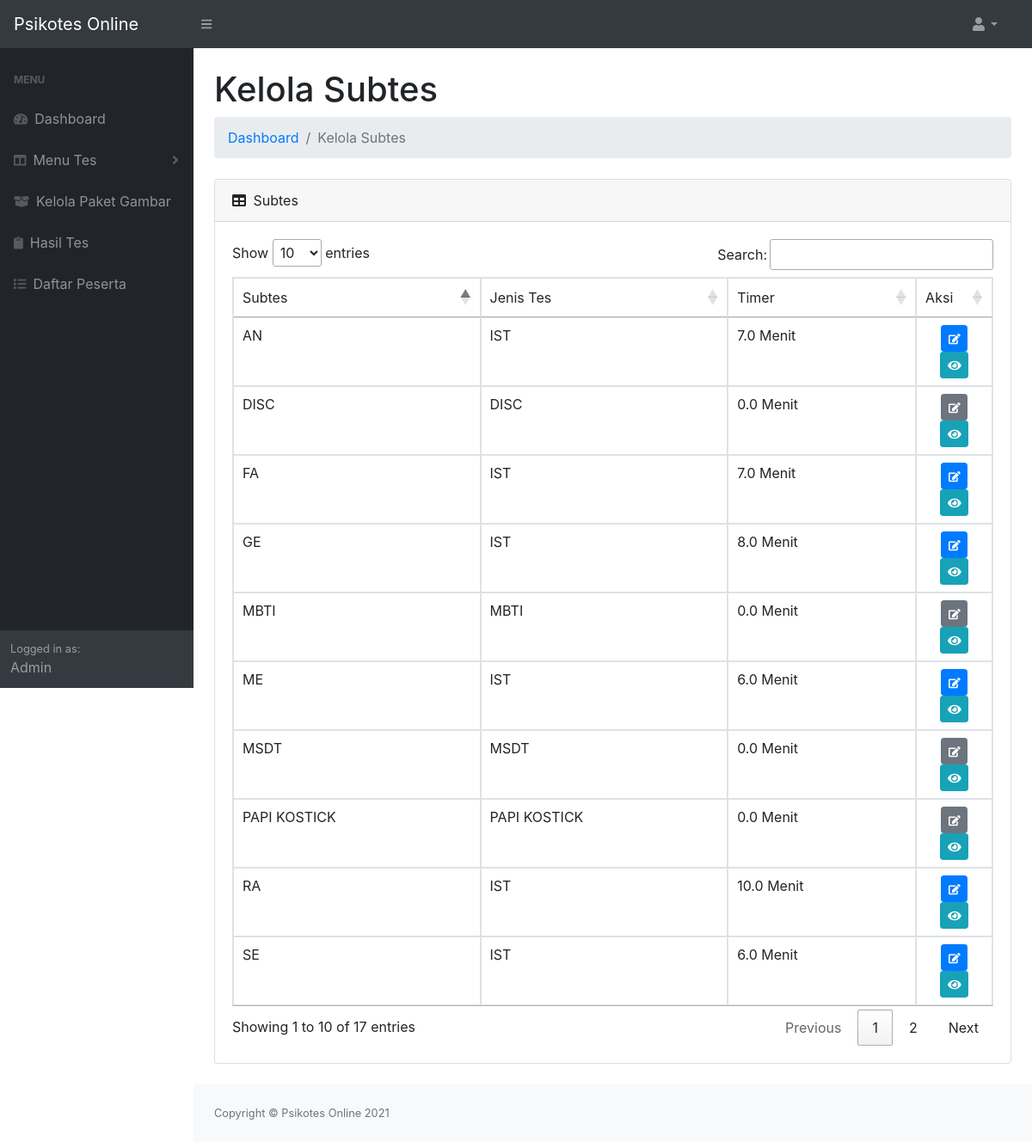
Page /admin/kelola-subtes.php on the committed database.
### tables this page shows
CREATE TABLE `tbl_subtes` (
  `id_subtes` int(11) NOT NULL,
  `id_jenistes` int(11) NOT NULL,
  `nama_subtes` varchar(12) NOT NULL,
  `intruksi` text NOT NULL,
  `tipe_soal` enum('Gambar','Pilihan Ganda','Isian','Aritmatika','Hafalan') NOT NULL,
  `timer` decimal(11,1) NOT NULL,
  `soal_hafalan` text NOT NULL,
  `timer_hafalan` decimal(11,1) NOT NULL,
  `added_at` datetime NOT NULL DEFAULT current_timestamp()
);

CREATE TABLE `tbl_jenistes` (
  `id_jenistes` int(11) NOT NULL,
  `nama_tes` varchar(12) NOT NULL,
  `intruksi_tes` text NOT NULL,
  `add_at` datetime NOT NULL DEFAULT current_timestamp()
);

### admin/kelola-subtes.php (the view, shortened to what this page needs)
<?php
include("../koneksi.php");
?>
<!DOCTYPE html>
<html lang="en">
<head>
    <?php
    include("header.php");
    ?>
</head>
<body class="sb-nav-fixed">
    <?php
    include("sidebar.php");
    ?>
    <div id="layoutSidenav_content">
        <main>
            <div class="container-fluid">
                <h1 class="mt-4">Kelola Subtes <?= (isset($_GET['jenis_tes'])) ? '- ' . $_GET['jenis_tes'] : ""; ?></h1>
                <ol class="breadcrumb mb-4">
                    <li class="breadcrumb-item"><a href="dashboard.php">Dashboard</a></li>
                    <li class="breadcrumb-item active">Kelola Subtes</li>
                </ol>
                <div class="card mb-4">
                    <div class="card-header">
                        <i class="fas fa-table mr-1"></i>
                        Subtes
                    </div>
                    <div class="card-body">
                        <div class="table-responsive">
                            <table class="table table-bordered" id="dataTable" width="100%" cellspacing="0">
                                <thead>
                                    <td>Subtes</td>
                                    <td>Jenis Tes</td>
                                    <td>Timer</td>
                                    <td width="10%">Aksi</td>
                                </thead>
                                <?php
                                $listDataSubtes = mysqli_query($db, "SELECT tbl_subtes.*, tbl_jenistes.nama_tes FROM `tbl_subtes` INNER JOIN `tbl_jenistes` ON tbl_subtes.id_jenistes = tbl_jenistes.id_jenistes");
                                if (mysqli_num_rows($listDataSubtes) > 0) {
                                    while ($data = mysqli_fetch_array($listDataSubtes)) {
                                ?>
                                        <tr>
                                            <td><?= $data['nama_subtes'] ?></td>
                                            <td><?= $data['nama_tes'] ?></td>
                                            <td><?= $data['timer'] ?> Menit</td>
                                            <td align="center">
                                                <?php
                                                if ($data['nama_tes'] == "PAPI KOSTICK" || $data['nama_tes'] == "MSDT" || $data['nama_tes'] == "MBTI" || $data['nama_tes'] == "DISC") {
                                                ?>
                                                    <a class="btn btn-secondary btn-sm">
                                                        <i class="fa fa-edit fa-sm"></i>
                                                    </a>
                                                <?php
                                                } else {
                                                ?>
                                                    <a href="edit-subtes.php?id=<?php echo $data['id_subtes']; ?>" class="btn btn-primary btn-sm">
                                                        <i class="fa fa-edit fa-sm"></i>
                                                    </a>
                                                <?php
                                                }
                                                ?>
                                                <a href="../user/preview-intruksi.php?jenis_tes=<?= $data['nama_tes'] ?>&id_subtes=<?= $data['id_subtes'] ?>" target="_blank" class="btn btn-info btn-sm"><i class="fas fa-eye"></i></a>
                                            </td>
                                        </tr>
                                <?php
                                    }
                                }
                                ?>
                            </table>
                        </div>
                    </div>
                </div>
            </div>
        </main>
        <footer class="py-4 bg-light mt-auto">
            <div class="container-fluid">
                <div class="d-flex align-items-center justify-content-between small">
                    <div class="text-muted">Copyright &copy; Psikotes Online 2021</div>
                </div>
            </div>
        </footer>
    </div>
    </div>
</body>
</html>

### rows in the picture
tbl_subtes: nama_subtes "SE", id_jenistes.nama_tes "IST", timer "6.0"
tbl_subtes: nama_subtes "AN", id_jenistes.nama_tes "IST", timer "7.0"
tbl_subtes: nama_subtes "GE", id_jenistes.nama_tes "IST", timer "8.0"
tbl_subtes: nama_subtes "RA", id_jenistes.nama_tes "IST", timer "10.0"
tbl_subtes: nama_subtes "FA", id_jenistes.nama_tes "IST", timer "7.0"
tbl_subtes: nama_subtes "ME", id_jenistes.nama_tes "IST", timer "6.0"
tbl_subtes: nama_subtes "MBTI", id_jenistes.nama_tes "MBTI", timer "0.0"
tbl_subtes: nama_subtes "MSDT", id_jenistes.nama_tes "MSDT", timer "0.0"
tbl_subtes: nama_subtes "PAPI KOSTICK", id_jenistes.nama_tes "PAPI KOSTICK", timer "0.0"
tbl_subtes: nama_subtes "DISC", id_jenistes.nama_tes "DISC", timer "0.0"
